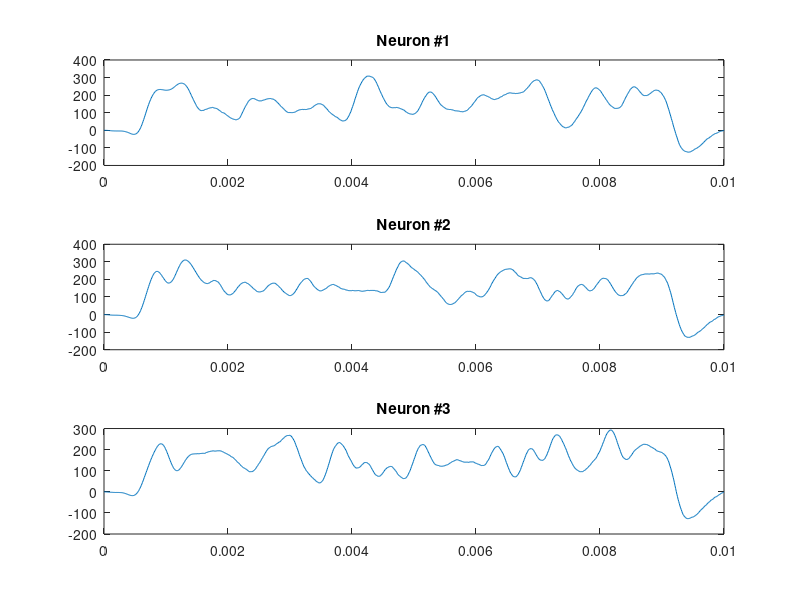
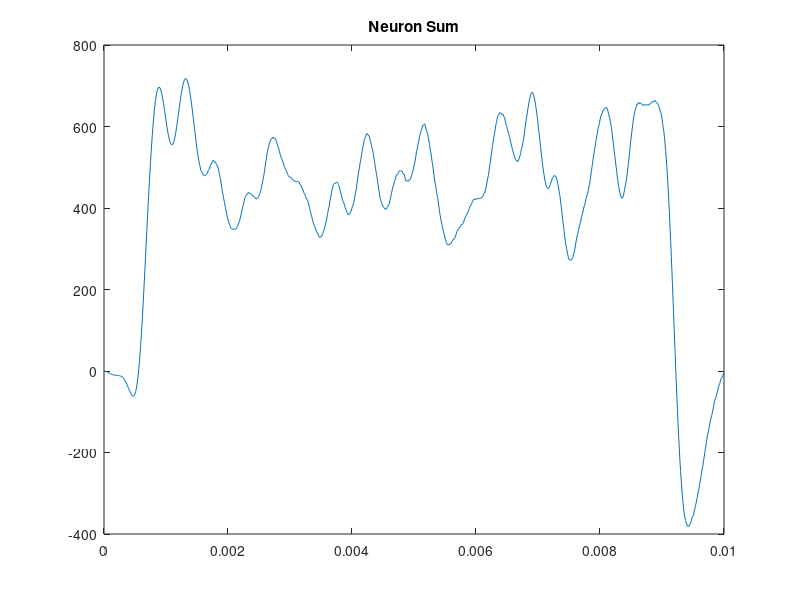

The MATLAB source for these figures, in order:
close all; clear all; clc;
load('neuron2.mat')
global data
data = avg_NEURON(26:175);

dt = 1e-5;  %time step
max_t = 0.01;  %max time
tspan = 0:dt:max_t;

% binary firing inputs for each neuron:
neuronCount = 3;
fire = randi([0 1], neuronCount, length(tspan));  % each neuron = 1 row
[r, c] = size(fire);

% summed extracellular potential:
ec = zeros(r, c);
sum = zeros(1, c);
for neuronInd = 1:r                 % for each neuron
    for i = 1:(c - length(data))    % for each time step
        if fire(neuronInd, i) == 1
            ec(neuronInd, i+1:i+length(data)) = ec(neuronInd, i+1:i+length(data))' + data;
            sum(i+1:i+length(data)) = sum(i+1:i+length(data))' + data;
        end
    end
    subplot(neuronCount, 1, neuronInd);
    plot(tspan,ec(neuronInd,:));  
    title(strcat("Neuron #", num2str(neuronInd)));
   
end

figure(2)
plot(tspan, sum);
title('Neuron Sum');

